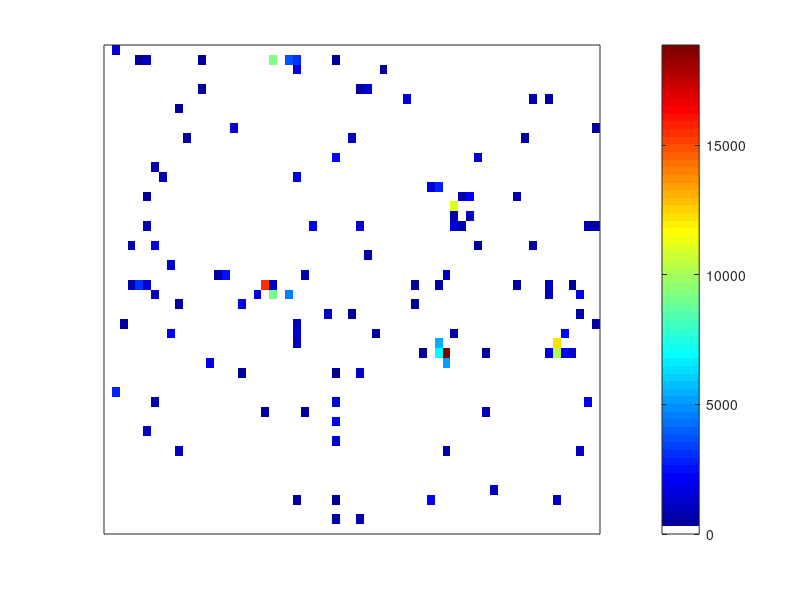

MATLAB code to generate this figure:
image = csvread('imagecsv/ggf6383.csv');
figure;
imagesc(image);
mymap = jet;
for i = 1:3
    mymap(1,i) = 1;
end
colormap(mymap);
set(gca, 'xtick', [])
set(gca, 'ytick', [])
colorbar
savefig('images/ggf6383')